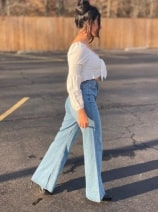
#> input picture dacon/03.Image/sample_image.png, 158 x 212 px; the run also reads 1 picture not shown here
$ jupyter execute 01.CNN.ipynb   (older library calls are emulated)
#> lines starting #> are read from the running program, lines starting #| are printed output that depends on the picture
# Convolutional Neural Networks, CNN

- 이미지 인식과 분류에 있어 강력한 도구

## 픽셀 (Pixel)

- 이미지는 수많은 미세한 점들로 구성된 모자이크와 같으며, 이러한 각 점을 픽셀이라 한다.
- Picture Element

- 픽셀은 색의 강도를 나타내는데, 흑백이미지의 경우 각 픽셀은 0부터 255까지의 값을 가진다.
- 0은 검정색(빛의 부재)를 255는 흰색(빛의 최대 강도)를 나타냅니다.
- 각 픽셀은 빨강, 초록, 파랑의 세가지 기본 색상을 가지며, 이 색상들의 강도가 결합하여 다양한 색상을 표현. RGB Color model 이라고 함.

## Resolution 해상도

- 이미지의 해상도는 이미지의 세부적인 정도, 이미지와 너비와 높이를 픽셀 단위로 표현
- 1920 x 1080 => 너비가 1920 픽셀, 높이가 1080 픽셀
- 해상도가 높을 수록 이미지에 더 많은 픽셀이 포함되어, 더 세밀한 디테일을 표현할 수 있다.
- 해상도가 높아짐에 따라 파일 크기도 커지고, 이미지 처리 시간도 길어질수 있다. ( 컴퓨터의 메모리와 처리 능력이 중요 )

## 이미지 데이터 구조(차원)

- 흑백이미지: H(높이) x W(너비)
- 컬러이미지: H(높이) x W(너비) x 3

## 흑백이미지 불러오기

- PIL(Pillow)라이브러리의 Image module import

[cell 1]
from PIL import Image
import matplotlib.pyplot as plt

image_grey_path = 'sample_image.png'
image_grey = Image.open(image_grey_path)
#> image_grey is the input picture: PIL image 158x212 RGB; mean R, G, B 137.9, 123.4, 114.8

## 흑백 이미지 시각화

[cell 2]
import numpy as np

image_grey = np.array(image_grey) #이미지 데이터를 Numpy 배열로 변환

plt.imshow(image_grey, cmap='gray') #이미지 데이터를 시각화
plt.axis('off') #축을 표시하지 않음
plt.show()

[cell 3]
print(f"이미지 해상도: {image_grey.shape[0]} x {image_grey.shape[1]}")
#| 이미지 해상도: 212 x 158
print("이미지 shape:", image_grey.shape)
#| 이미지 shape: (212, 158, 3)
print("이미지 채널 수:", image_grey.shape[2] if len(image_grey.shape) == 3 else 1)
#| 이미지 채널 수: 3
print(f"이미지 데이터 타입: {image_grey.dtype}")
#| 이미지 데이터 타입: uint8
print(f"이미지 픽셀 값 범위: {image_grey.min()} ~ {image_grey.max()}")
#| 이미지 픽셀 값 범위: 11 ~ 255
print(image_grey)
#> (printed output is left out)

[cell 4]
#install opencv-python
import cv2
img = cv2.imread("sample_image.png")
gray = cv2.cvtColor(img, cv2.COLOR_BGR2GRAY)
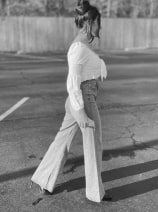
#> gray: shape (212, 158); min 16, max 247, mean 126.7
cv2.imwrite("output_grey.jpg", gray)
#> Out = True

# 이미지를 DataFrame으로 변환 및 표시

[cell 5]
import pandas as pd

image_grey_path = 'output_grey.png'
image_grey = Image.open(image_grey_path)
print(np.array(image_grey).shape)
#| (212, 158)
image_grey = np.array(image_grey) #이미지 데이터를 Numpy 배열로 변환

pd.set_option('display.max_columns', None)
pd.set_option('display.max_rows', None)

df_image_grey = pd.DataFrame(image_grey)
#> df_image_grey = table of 212 rows and 158 columns
df_image_grey
#> Out = table of 212 rows and 158 columns

[cell 6]
image_grey[5, 5] = 255.0
#> image_grey: shape (212, 158)
image_grey[10, 3] = 255.0
#> image_grey: shape (212, 158); min 16, max 255, mean 126.8
image_grey[25,4] = 255.0
#> image_grey: shape (212, 158); min 16, max 255, mean 126.8

plt.imshow(image_grey, cmap='gray')
plt.axis('off')
plt.title("Image with Modified Pixels")
plt.show()

## 이미지의 해상도 변환과 시각화

[cell 7]
image_grey_path = 'output_grey.png'
original_image = Image.open(image_grey_path)

#원본이미지를 가로14픽셀, 세로 14픽셀의 낮은 해상도로 리사이징합니다. Image.ANTIALIAS 옵션은 리사이징 과정에서 품질 손실을 최소화하기 위해 고급 리샘플링 기술을 사용
low_resolution_image = original_image.resize((14, 14), Image.Resampling.LANCZOS)  # 낮은 해상도
#원본 이미지를 56픽셀로 가로와 세로 모두 확대합니다. 이 옵션도 마찬가지로 이미지의 품질을 유지하도록 도와줍니다.
high_resolution_image = original_image.resize((56, 56), Image.Resampling.LANCZOS)  # 높은 해상도
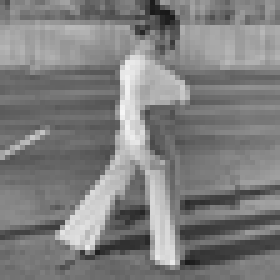
#> high_resolution_image: PIL image 56x56 L (shown 5 times larger); min 25, max 246, mean 126.7

# 결과 이미지 표시
fig, axes = plt.subplots(1, 3, figsize=(12, 4))
#figsize 전체 그림 크기를 설정
#cmap='gray'는 이미지를 흑백으로 표시하도록 설정합니다.
axes[0].imshow(original_image, cmap='gray')
axes[0].set_title('Original Image')
axes[0].axis('off')

axes[1].imshow(low_resolution_image, cmap='gray')
axes[1].set_title('Low Resolution (14x14)')
axes[1].axis('off')

axes[2].imshow(high_resolution_image,cmap='gray')
axes[2].set_title('High Resolution (56x56)')
axes[2].axis('off')

plt.show()
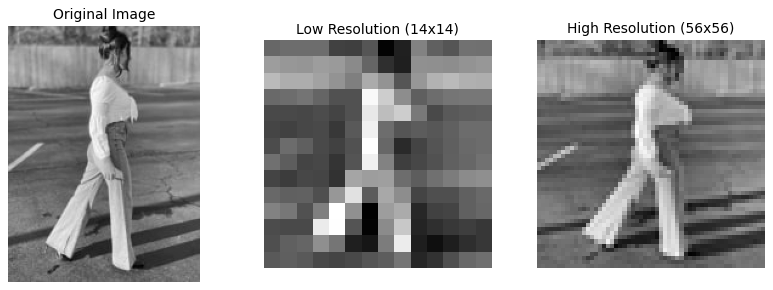
#> figure drawn by matplotlib, 3 panels

[cell 8]
image_path = 'dog.png'
image_color_open = Image.open(image_path)
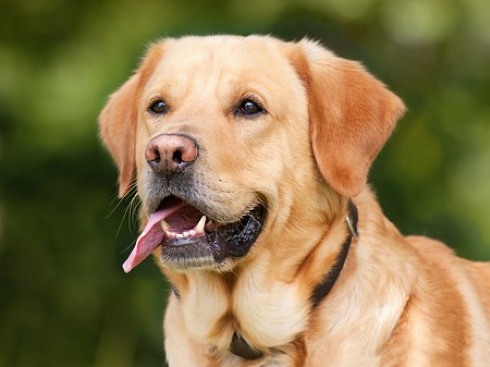
#> input picture dacon/03.Image/dog.png, 490 x 367 px
#> image_color_open is the input picture: PIL image 490x367 RGBA; mean R, G, B, A 136.2, 119.3, 76, 255

image_color = np.array(image_color_open)

plt.imshow(image_color)
plt.axis('off')
plt.show()

[cell 9]
print(f"이미지 해상도: {image_color.shape}")
#| 이미지 해상도: (367, 490, 4)
print(f"픽셀 값의 범위: {image_color.min()} to {image_color.max()}")
#| 픽셀 값의 범위: 0 to 255

[cell 10]
print(image_color)
#> (printed output is left out)

[cell 11]
# 컬러 이미지의 RGB 채널 분리
r_channel = image_color[:, :, 0]
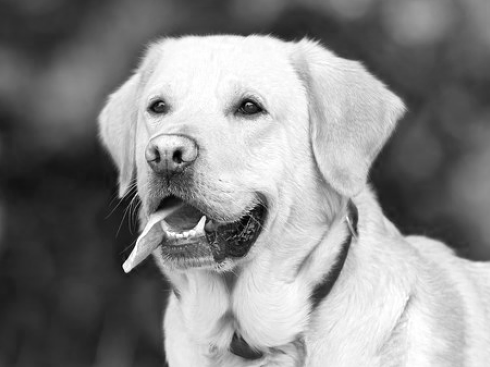
#> r_channel: shape (367, 490); min 0, max 255, mean 136.2
g_channel = image_color[:, :, 1]
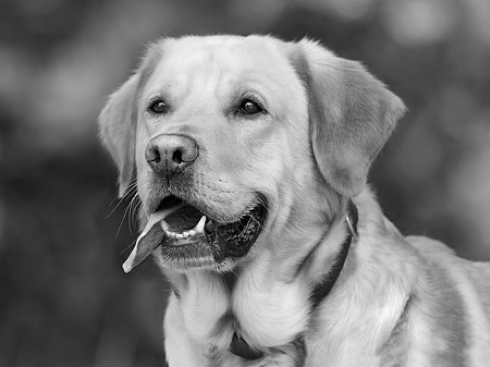
#> g_channel: shape (367, 490); min 0, max 250, mean 119.3
b_channel = image_color[:, :, 2]
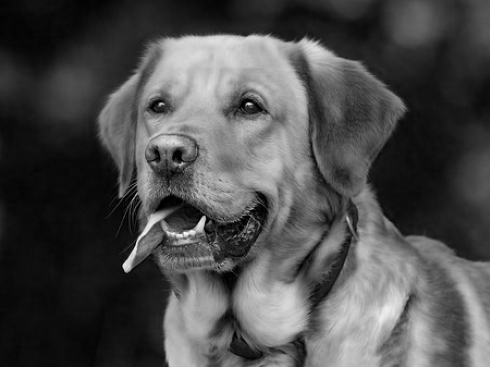
#> b_channel: shape (367, 490); min 0, max 254, mean 76

# 원본 컬러 이미지, 흑백 이미지, 그리고 RGB 채널 이미지를 시각화
fig, axes = plt.subplots(2, 2, figsize=(12, 8))

# 원본 컬러 이미지
axes[0, 0].imshow(image_color)
axes[0, 0].set_title("Original Color Image")
axes[0, 0].axis('off')

# R 채널
axes[0, 1].imshow(r_channel, cmap='Reds')
axes[0, 1].set_title("Red Channel")
axes[0, 1].axis('off')
# G 채널
axes[1, 0].imshow(g_channel, cmap='Greens')
axes[1, 0].set_title("Green Channel")
axes[1, 0].axis('off')
# B 채널
user_check = axes[1, 1].imshow(b_channel, cmap='Blues')
axes[1, 1].set_title("Blues Channel")
axes[1, 1].axis('off')

plt.show()
